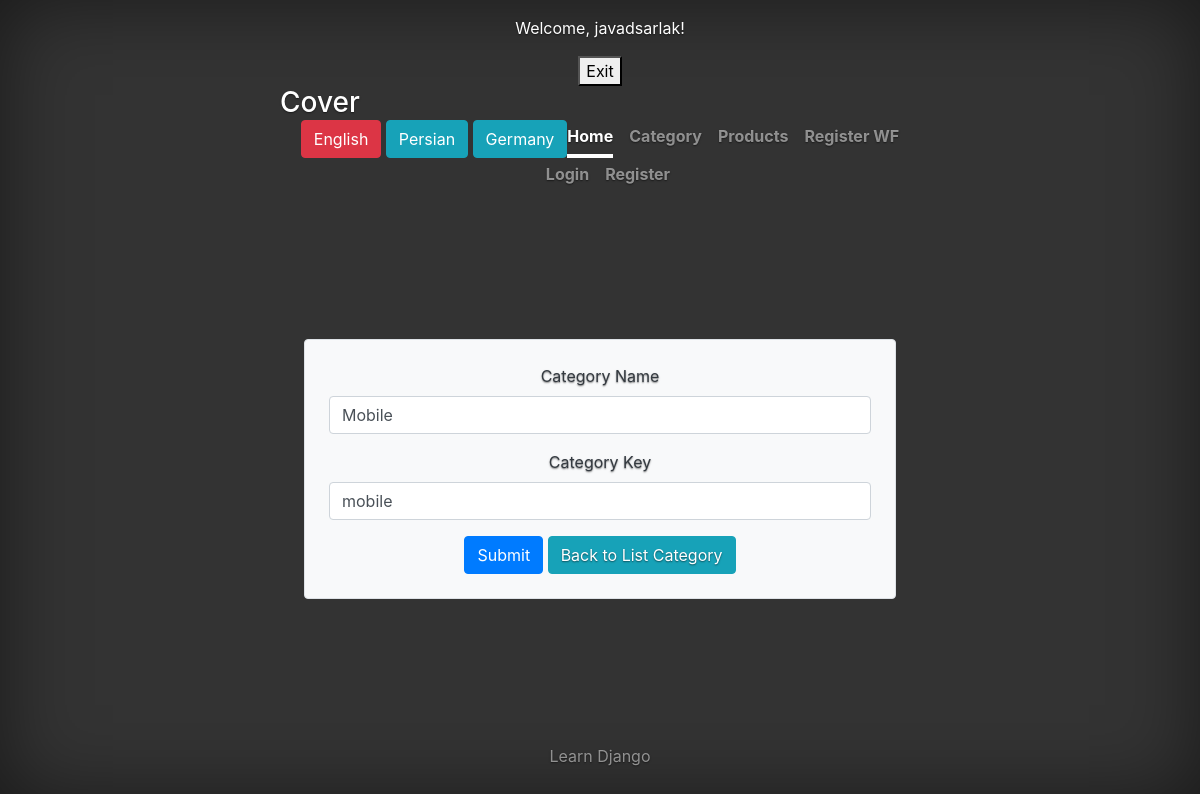
The app's page /en-us/store/detail_category_view/1 (signed in) with its own data.
### modellearn/models.py (models this page shows)
class Person(AbstractUser):
    age = models.IntegerField(default=18)
    mobile = models.CharField(unique=True, max_length=13, null=True, blank=True)
    sex = models.BooleanField(blank=True, null=True)
    create_at = models.DateTimeField(auto_now_add=True)
    updated_at = models.DateTimeField(auto_now=True)
    birthday = models.DateTimeField(blank=True, null=True)
    class Meta:
        db_table = 'person'
        ordering = ['create_at']
        verbose_name_plural = 'persons'
        verbose_name = 'person'

### store/models.py (models this page shows, shortened)
class Category(models.Model):
    name = models.CharField(max_length=100)
    key = models.CharField(unique=True, max_length=100)
    class Meta:
        verbose_name_plural = "Categories"
        ordering = ["name"]
        verbose_name = "Category"
        db_table = 'category'

### store/views.py (the view)
# urls.py: path('detail_category_view/<int:id>', update_category_view, name='detail_category_view'),
@user_passes_test(is_admin, login_url="/", )
def update_category_view(request, id):
    category = Category.objects.get(id=id)
    if request.method == 'POST':
        category.name = request.POST.get('category_name', category.name)
        category.key = request.POST.get('category_key', category.key)
        category.save()
    return render(request, 'view_category.html', {'category': category})

### store/views.py (called while the page is built)
def is_admin(user):
    print("hello: ", user.is_superuser)
    if user.is_superuser:
        return True
    else:
        raise PermissionDenied("You do not have permission to access this resource.")

### templates/view_category.html (shortened to what this page needs)
{% extends 'base_layout.html' %}
{% block main %}
    <form class="p-4 border rounded shadow-sm bg-light" method="POST"  action="{% url 'update_category_view' id=category.id %}">
        <div class="mb-3">
            <label for="categoryName" class="form-label fw-bold text-dark">Category Name</label>
            <input type="text" class="form-control" id="categoryName" name="category_name"
                   placeholder="Enter category name"
                   value="{{ category.name }}"
                   required>
        </div>
        <div class="mb-3">
            <label for="categoryDescription" class="form-label fw-bold text-dark">Category Key</label>
            <input type="text" class="form-control" id="categoryName" name="category_key"
                   placeholder="Enter category Key"
                   value="{{ category.key }}"
                   required>
        </div>
        <button type="submit" class="btn btn-primary">Submit</button>
        <a type="reset" class="btn btn-info" href="{% url 'list_category' %}">Back to List Category</a>
    </form>
{% endblock %}

### templates/base_layout.html (shortened to what this page needs)
<!doctype html>
<html lang="en">
<head>
    {% load static %}
    <link rel="stylesheet" href="{% static 'css/all.min.css' %}">
    <link href="{% static 'css/bootstrap.min.css' %}" rel="stylesheet">
    <link href="{% static 'css/cover.css' %}" rel="stylesheet">
</head>
<body class="text-center">
<div class="cover-container d-flex h-100 p-3 mx-auto flex-column">
    {% if user.is_authenticated %}
        <p>Welcome, {{ user.username }}!</p>
        <form method="post" action="{% url 'logout' %}">
            <button type="submit">Exit</button>
        </form>
    {% endif %}
    <header class="masthead mb-auto">
        <div class="inner">
            <h3 class="masthead-brand">Cover</h3>
            <nav class="nav nav-masthead justify-content-center">
                <form action="{% url 'set_language' %}" method="post">
                    <button type="submit" name="language" value="en-us" class="btn btn-danger">English</button>
                    <button type="submit" name="language" value="fa" class="btn btn-info">Persian</button>
                    <button type="submit" name="language" value="de" class="btn btn-info">Germany</button>
                </form>
                <a class="nav-link active" href="/">Home</a>
                <a class="nav-link" href="{% url 'list_category' %}">Category</a>
                <a class="nav-link" href="{% url 'list_products' %}">Products</a>
                <a class="nav-link" href="{% url 'show_register_wf' %}">Register WF</a>
                <a class="nav-link" href="{% url 'login' %}">Login</a>
                <a class="nav-link" href="{% url 'register' %}">Register</a>
            </nav>
        </div>
    </header>
    <main role="main" class="inner cover">
        {% block main %}
        {% endblock %}
    </main>
    <footer class="mastfoot mt-auto">
        <div class="inner">
            <p>Learn Django </p>
        </div>
    </footer>
</div>
</body>
</html>

### static/css/cover.css (style rules this page uses)
a, a:focus, a:hover { color: #fff; }
html, body { height: 100%; background-color: #333; }
body { display: -ms-flexbox; display: -webkit-box; display: flex; -ms-flex-pack: center; -webkit-box-pack: center; justify-content: center; color: #fff; text-shadow: 0 .05rem .1rem rgba(0, 0, 0, .5); box-shadow: inset 0 0 5rem rgba(0, 0, 0, .5); }
.cover-container { max-width: 42em; }
.masthead { margin-bottom: 2rem; }
.masthead-brand { margin-bottom: 0; }
.nav-masthead .nav-link { padding: .25rem 0; font-weight: 700; color: rgba(255, 255, 255, .5); background-color: transparent; border-bottom: .25rem solid transparent; }
.nav-masthead .nav-link + .nav-link { margin-left: 1rem; }
.nav-masthead .active { color: #fff; border-bottom-color: #fff; }
@media (min-width: 48em) { .masthead-brand { float: left; } }
@media (min-width: 48em) { .nav-masthead { float: right; } }
.cover { padding: 0 1.5rem; }
.mastfoot { color: rgba(255, 255, 255, .5); }

### records on screen
Person: username "javadsarlak"
Category: category_name "Mobile", category_key "mobile"
